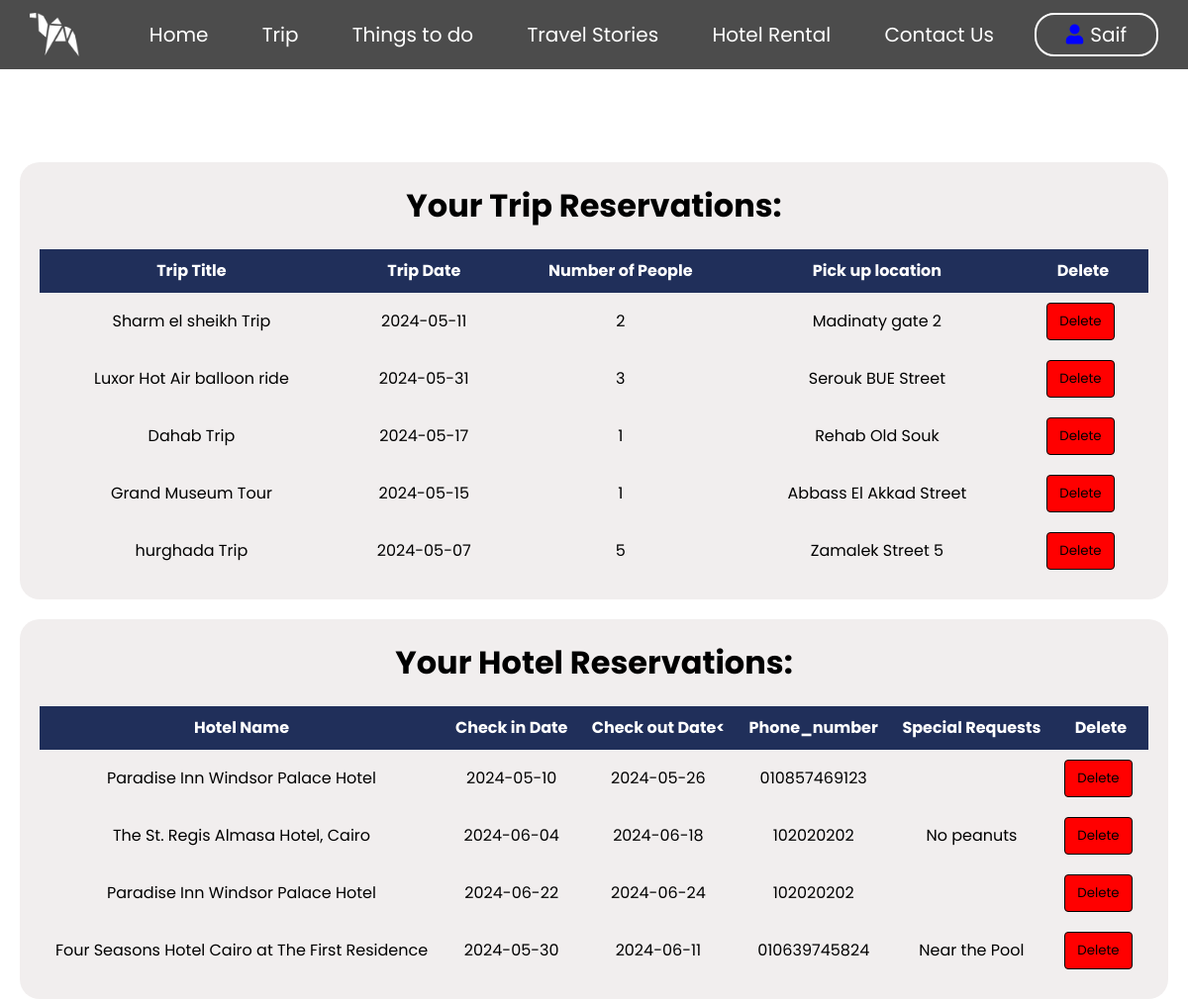
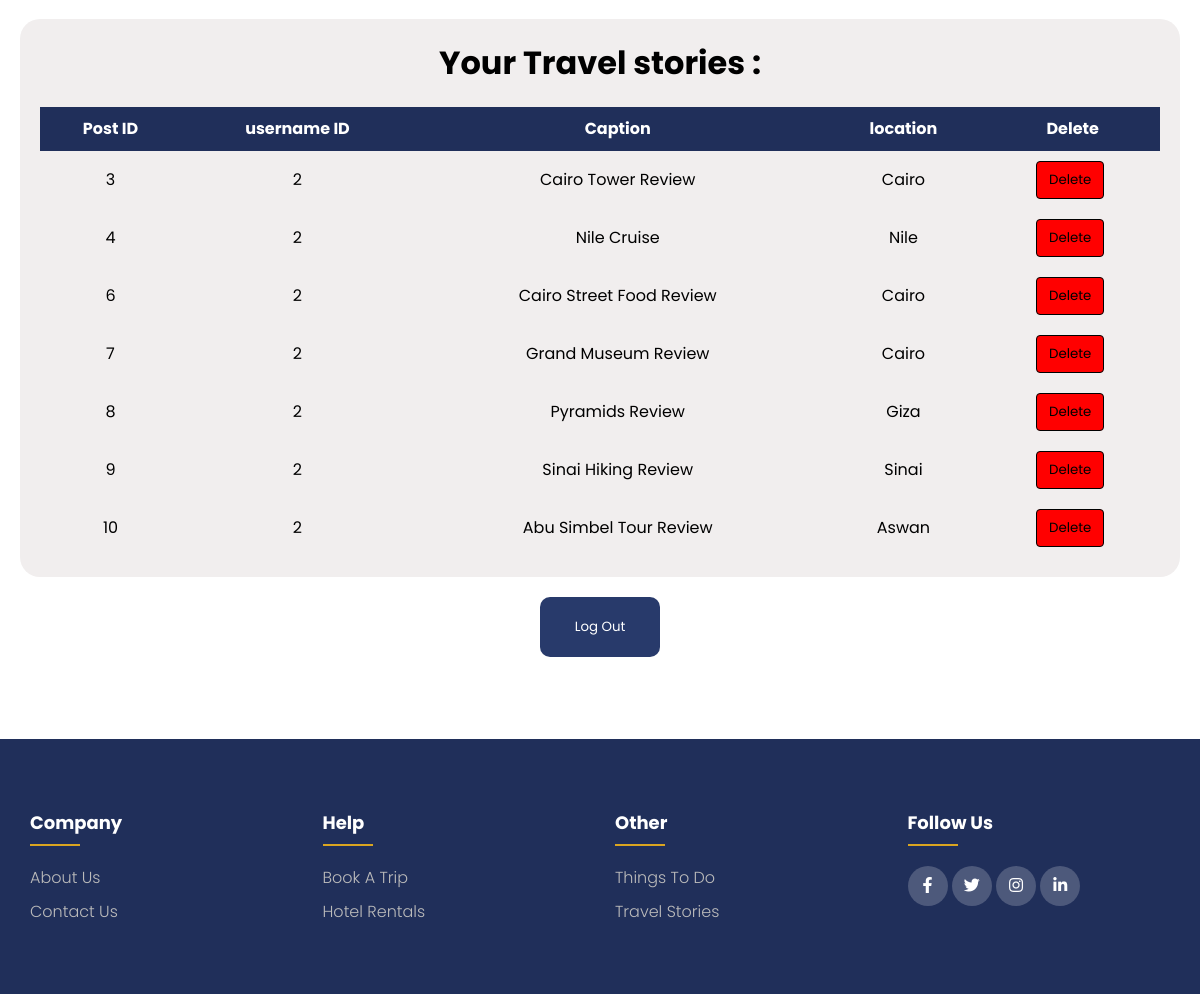
Screenshot of /Account.php (signed in) with the database file from the repository (2 pictures, top to bottom).
### tables this page shows
CREATE TABLE IF NOT EXISTS `trip_reservation` (
  `Reservation_ID` int NOT NULL AUTO_INCREMENT,
  `Trip_ID` int NOT NULL,
  `Customer_ID` int NOT NULL,
  `Phone_number` varchar(20) NOT NULL,
  `Number_of_people` int NOT NULL,
  `Pickup_Location` varchar(50) DEFAULT NULL,
  `Transport` tinyint(1) NOT NULL,
  PRIMARY KEY (`Reservation_ID`),
  KEY `TripFK` (`Trip_ID`),
  KEY `CustomerFK` (`Customer_ID`)
);

CREATE TABLE IF NOT EXISTS `trip` (
  `Trip_ID` int NOT NULL AUTO_INCREMENT,
  `Trip_advisor` varchar(50) NOT NULL,
  `Trip_Title` varchar(50) NOT NULL,
  `Meeting_Point` varchar(50) NOT NULL,
  `Trip_Date` date NOT NULL,
  `Meeting_Time` varchar(50) NOT NULL,
  `Price` float NOT NULL,
  `adminID` int NOT NULL,
  `Trip_description` varchar(1000) NOT NULL,
  `Image` varchar(50) NOT NULL,
  PRIMARY KEY (`Trip_ID`),
  KEY `admin_fk` (`adminID`)
);

CREATE TABLE IF NOT EXISTS `acommodation_booking` (
  `AB_ID` int NOT NULL AUTO_INCREMENT,
  `Customer_ID` int NOT NULL,
  `Accommodation_ID` int NOT NULL,
  `Phone_number` varchar(100) NOT NULL,
  `Check_in_date` date NOT NULL,
  `Check_out_date` date NOT NULL,
  `SpecialRequests` varchar(500) NOT NULL,
  PRIMARY KEY (`AB_ID`),
  KEY `Hotel_FK` (`Accommodation_ID`),
  KEY `CustomerBook_FK` (`Customer_ID`)
);

CREATE TABLE IF NOT EXISTS `accommodation` (
  `Accommodation_ID` int NOT NULL AUTO_INCREMENT,
  `Acommodation_type` varchar(100) NOT NULL,
  `Hotel_name` varchar(100) NOT NULL,
  `Price` float NOT NULL,
  `Location` varchar(100) NOT NULL,
  `image` varchar(100) NOT NULL,
  PRIMARY KEY (`Accommodation_ID`)
);

CREATE TABLE IF NOT EXISTS `travel_stories` (
  `postID` int NOT NULL AUTO_INCREMENT,
  `usernameID` int NOT NULL,
  `caption` varchar(350) DEFAULT NULL,
  `location` varchar(50) DEFAULT NULL,
  `image` blob NOT NULL,
  PRIMARY KEY (`postID`),
  KEY `travelstory_fk` (`usernameID`)
);

### Account.php (the view, shortened to what this page needs)
<!DOCTYPE html>
<html lang="en">
<head>
  <link rel="stylesheet" href="includes/styles.css">
  <link rel="stylesheet" href="includes/account.css">
  <link rel="stylesheet" href="https://cdnjs.cloudflare.com/ajax/libs/font-awesome/5.15.4/css/all.min.css">
</head>
<body>
  <?php include 'includes/header.php'; ?>
  <br>
  <br>
  <br>
  <br>
  <br>
  <br>
  <?php
  if (isset($_SESSION['Customer_ID'])) {
    $servername = "localhost";
    $username_db = "root";
    $password_db = "";
    $dbname = "egygo";
    $conn = mysqli_connect($servername, $username_db, $password_db, $dbname);
    $customerId = $_SESSION['Customer_ID'];
    $sql = "SELECT * FROM trip_reservation tr, trip t WHERE t.trip_ID=tr.trip_ID and Customer_ID = '$customerId'";
    $result = $conn->query($sql);
    if ($result->num_rows > 0) {
      echo '<div class="table-content">';
      echo "<h1>Your Trip Reservations:</h1>";
      echo '<table class="trip-table">';
      echo "<thead><tr><th>Trip Title</th><th>Trip Date</th><th>Number of People</th><th>Pick up location</th><th>Delete</th></tr></thead>";
      echo "<tbody>";
      while ($row = $result->fetch_assoc()) {
        echo "<tr>";
        echo "<td>" . $row['Trip_Title'] . "</td>";
        echo "<td>" . $row['Trip_Date'] . "</td>";
        echo "<td>" . $row['Number_of_people'] . "</td>";
        echo "<td>" . $row['Pickup_Location'] . "</td>";
        echo '<td> <form method="post">';
        echo '<button type="submit" name="delete" class="btn delete">Delete</button>';
        echo '</form>';
        echo '</td>';
        echo "</tr>";
      }
      echo "</tbody>";
      echo "</table>";
      echo '</div>';
    } else {
      echo "<p>No trip reservations found.</p>";
    }
    $sql = "SELECT * FROM acommodation_booking ab, accommodation a WHERE a.Accommodation_ID=ab.Accommodation_ID and Customer_ID = '$customerId'";
    $result = $conn->query($sql);
    if ($result->num_rows > 0) {
      echo '<div class="table-content">';
      echo "<h1>Your Hotel Reservations:</h1>";
      echo '<table class="trip-table">';
      echo "<thead><tr><th>Hotel Name</th><th>Check in Date</th><th>Check out Date<</th><th>Phone_number</th><th>Special Requests</th><th>Delete</th></tr></thead>";
      echo "<tbody>";
      while ($row = $result->fetch_assoc()) {
        echo "<tr>";
        echo "<td>" . $row['Hotel_name'] . "</td>";
        echo "<td>" . $row['Check_in_date'] . "</td>";
        echo "<td>" . $row['Check_out_date'] . "</td>";
        echo "<td>" . $row['Phone_number'] . "</td>";
        echo "<td>" . $row['SpecialRequests'] . "</td>";
        echo '<td> <form method="post">';
        echo '<button type="submit" name="deleteH" class="btn delete">Delete</button>';
        echo '</form>';
        echo '</td>';
        echo "</tr>";
      }
      echo "</tbody>";
      echo "</table>";
      echo '</div>';
    } else {
      echo "<p>No hotel reservations found.</p>";
    }
    $sql = "SELECT * FROM travel_stories WHERE  usernameID = '$customerId'";
    $result = $conn->query($sql);
    if ($result->num_rows > 0) {
      echo '<div class="table-content">';
        echo "<h1>Your Travel stories :</h1>";
        echo '<table class="trip-table">';
        echo "<thead><tr><th>Post ID </th><th> username ID</th><th>Caption</th><th>location</th><th>Delete</th></tr></thead>";
        echo "<tbody>";
        while ($row = $result->fetch_assoc()) {
            echo "<tr>";
            echo "<td>" . $row['postID'] . "</td>";
            echo "<td>" . $row['usernameID'] . "</td>";
            echo "<td>" . $row['caption'] . "</td>";
            echo "<td>" . $row['location'] . "</td>";
            echo '<td> <form method="post">';
            echo '<button type="submit" name="deletep" class="btn delete">Delete</button>';
            echo '</form>';
            echo '</td>';
            echo "</tr>";
        }
        echo "</tbody>";
        echo "</table>";
        echo '</div>';
    } else {
        echo "<p>No posts have been posted.</p>";
    }
    echo "<form method='post'>";
    echo "<button class='dashboard-buttons' type='submit' name='logout'>Log Out</button>";
    echo "</form>";
  }
  ?>
  <br>
  <br>
  <br>
  <?php include 'includes/footer.php'; ?>

### includes/styles.css (style rules this page uses)
* { margin: 0; padding: 0; box-sizing: border-box; font-family: poppins; line-height: 1.5; }

### includes/account.css (style rules this page uses)
.table-content { margin: 20px; padding: 20px; border-radius: 20px; background-color: rgb(241, 238, 238); text-align: center; }
.trip-table { width: 100%; border-collapse: collapse; margin-top: 20px; }
.trip-table th, .trip-table td { padding: 10px; }
.trip-table th { background-color: #202F5A; color: #fff; }
.btn { padding: 8px 12px; margin-right: 5px; cursor: pointer; border: none; color: black; border: 1px solid black; border-radius: 4px; }
.delete { background-color: red; }
.dashboard-buttons { margin: 0 auto; display: block; width: 10%; margin-bottom: 10px; background: #283a6b; border: none; outline: none; color: white; height: 60px; border-radius: 10px; }

### rows the page displays
trip_reservation: Trip_ID.Trip_Title "Sharm el sheikh Trip", Trip_ID.Trip_Date "2024-05-11", Number_of_people "2", Pickup_Location "Madinaty gate 2"
trip_reservation: Trip_ID.Trip_Title "Luxor Hot Air balloon ride", Trip_ID.Trip_Date "2024-05-31", Number_of_people "3", Pickup_Location "Serouk BUE Street"
trip_reservation: Trip_ID.Trip_Title "Dahab Trip", Trip_ID.Trip_Date "2024-05-17", Number_of_people "1", Pickup_Location "Rehab Old Souk"
trip_reservation: Trip_ID.Trip_Title "Grand Museum Tour", Trip_ID.Trip_Date "2024-05-15", Number_of_people "1", Pickup_Location "Abbass El Akkad Street"
trip_reservation: Trip_ID.Trip_Title "hurghada Trip", Trip_ID.Trip_Date "2024-05-07", Number_of_people "5", Pickup_Location "Zamalek Street 5"
acommodation_booking: Accommodation_ID.Hotel_name "Paradise Inn Windsor Palace Hotel", Check_in_date "2024-05-10", Check_out_date "2024-05-26", Phone_number "010857469123"
acommodation_booking: Accommodation_ID.Hotel_name "The St. Regis Almasa Hotel, Cairo", Check_in_date "2024-06-04", Check_out_date "2024-06-18", Phone_number "102020202", SpecialRequests "No peanuts"
acommodation_booking: Accommodation_ID.Hotel_name "Paradise Inn Windsor Palace Hotel", Check_in_date "2024-06-22", Check_out_date "2024-06-24", Phone_number "102020202"
acommodation_booking: Accommodation_ID.Hotel_name "Four Seasons Hotel Cairo at The First Residence", Check_in_date "2024-05-30", Check_out_date "2024-06-11", Phone_number "010639745824", SpecialRequests "Near the Pool"
travel_stories: postID "3", usernameID "2", caption "Cairo Tower Review", location "Cairo"
travel_stories: postID "4", usernameID "2", caption "Nile Cruise", location "Nile"
travel_stories: postID "6", usernameID "2", caption "Cairo Street Food Review", location "Cairo"
travel_stories: postID "7", usernameID "2", caption "Grand Museum Review", location "Cairo"
travel_stories: postID "8", usernameID "2", caption "Pyramids Review", location "Giza"
travel_stories: postID "9", usernameID "2", caption "Sinai Hiking Review", location "Sinai"
travel_stories: postID "10", usernameID "2", caption "Abu Simbel Tour Review", location "Aswan"

### other values shown
$_SESSION['username'] "Saif"
